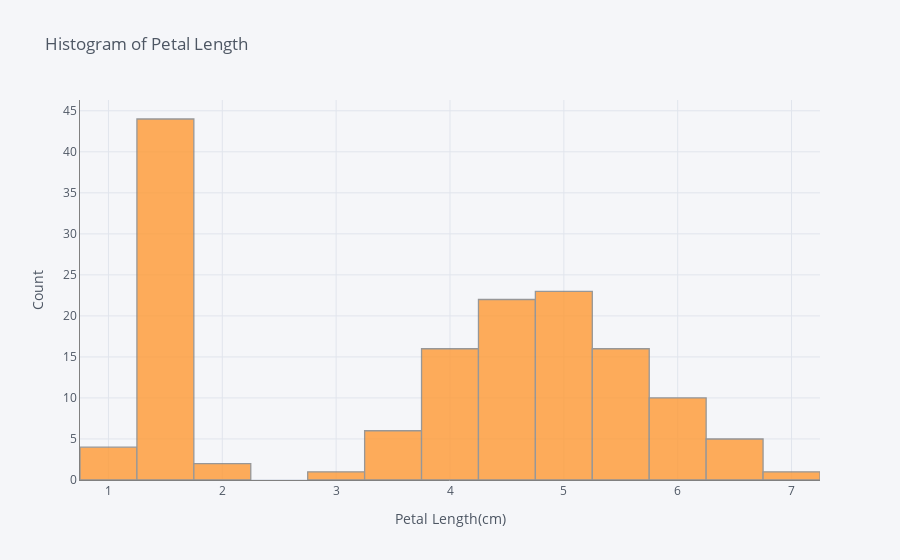

Notebook source saved alongside this figure:
### Markdown cell above
### Plotly를 오프라인 Jupyter Notebook에서 사용한 히스토그램(histogram)

### Code cell
# Histogram with Frequency
iris['petal_length'].iplot(
    kind='hist', 
    bins=20, 
    xTitle='Petal Length(cm)', 
    linecolor='gray', 
    yTitle='Count', 
    title='Histogram of Petal Length')

### Figure 1 — Plotly figure (JSON) as saved in the notebook; plotly's stock layout.template omitted (floating-point values rounded to 4 significant figures; data arrays with more than 128 entries replaced by an {"elided": "..."} marker saying what was removed)
{"data": [{"histfunc": "count", "histnorm": "", "marker": {"color": "rgba(255, 153, 51, 1.0)", "line": {"color": "#808080", "width": 1.3}}, "name": "petal_length", "nbinsx": 20, "opacity": 0.8, "orientation": "v", "type": "histogram", "x": {"elided": "150 float values"}}], "layout": {"autosize": true, "barmode": "overlay", "legend": {"bgcolor": "#F5F6F9", "font": {"color": "#4D5663"}}, "paper_bgcolor": "#F5F6F9", "plot_bgcolor": "#F5F6F9", "title": {"font": {"color": "#4D5663"}, "text": "Histogram of Petal Length"}, "xaxis": {"autorange": true, "gridcolor": "#E1E5ED", "linecolor": "gray", "range": [0.75, 7.25], "showgrid": true, "tickfont": {"color": "#4D5663"}, "title": {"font": {"color": "#4D5663"}, "text": "Petal Length(cm)"}, "type": "linear", "zerolinecolor": "#E1E5ED"}, "yaxis": {"autorange": true, "gridcolor": "#E1E5ED", "linecolor": "gray", "range": [0, 46.32], "showgrid": true, "tickfont": {"color": "#4D5663"}, "title": {"font": {"color": "#4D5663"}, "text": "Count"}, "zerolinecolor": "#E1E5ED"}}}
